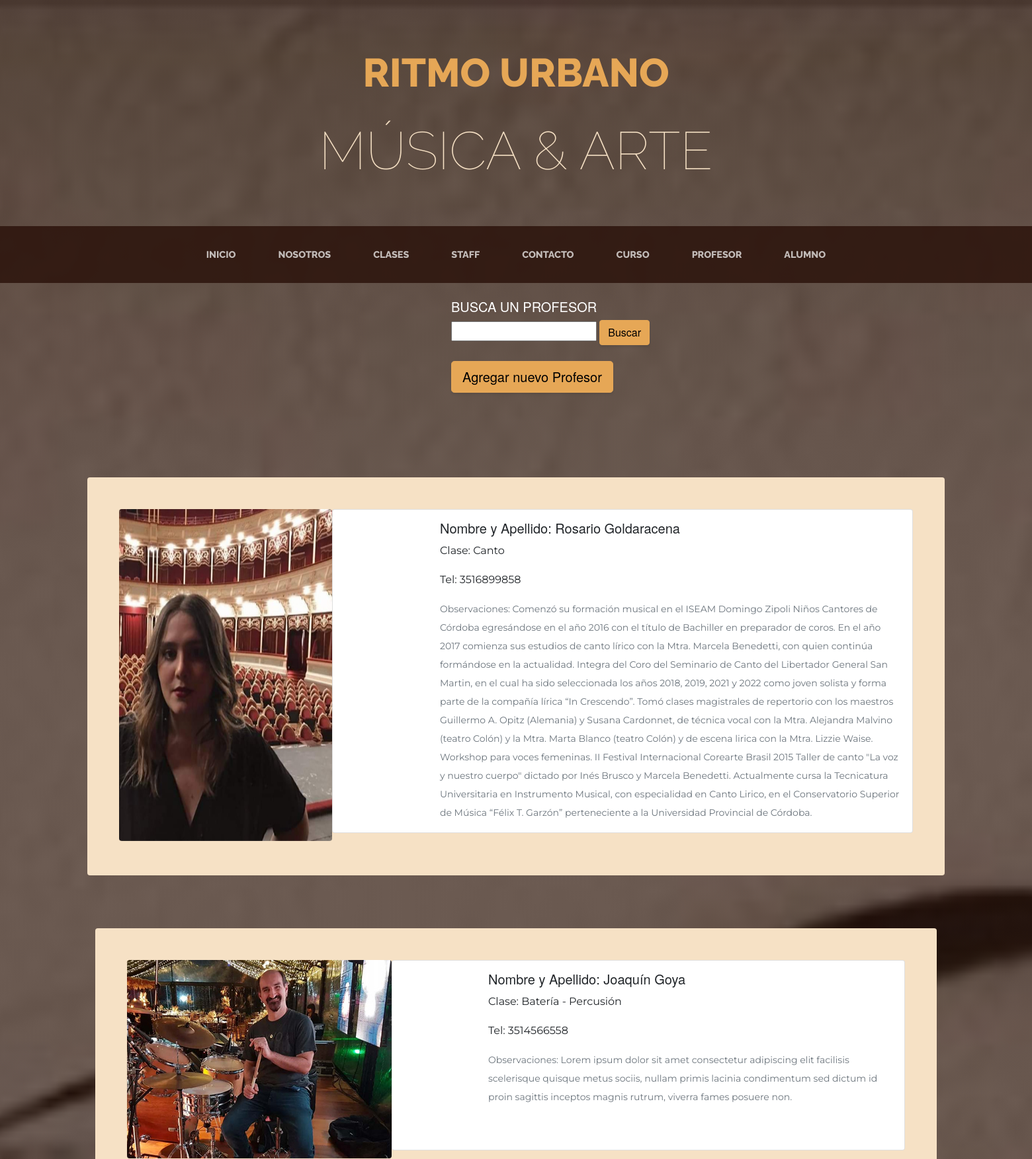
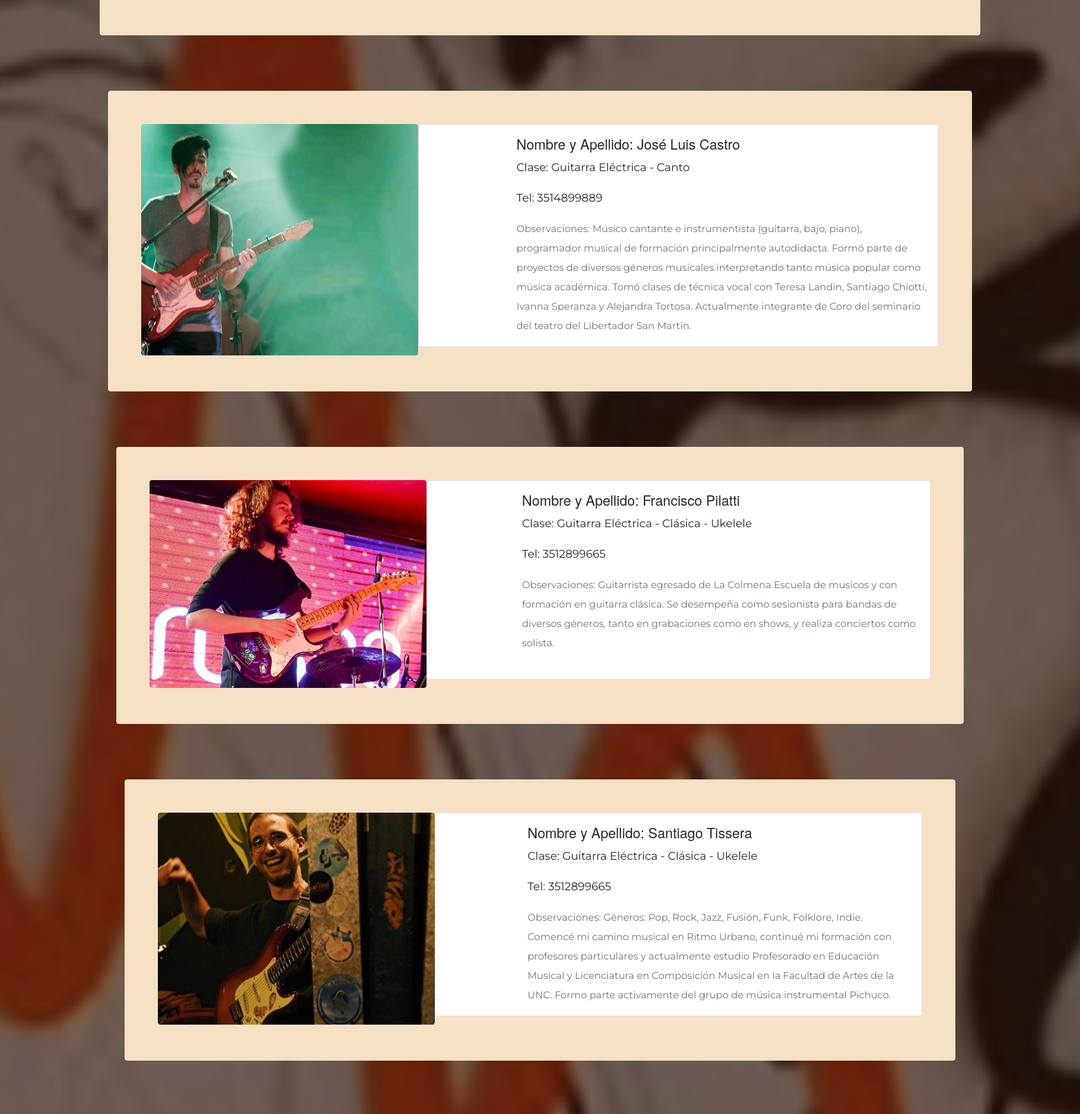
The page /profesor (signed in, upper part) on the database its author committed (2 pictures, top to bottom).
### AppRitmoUrbano/models.py (models this page shows, shortened)
class Profesor(models.Model):
    imagen = models.ImageField(upload_to='media/profesores', null=True, blank = True)
    nombre = models.CharField(max_length=40)
    apellido = models.CharField(max_length=40)
    curso = models.CharField(max_length=40)
    email = models.EmailField
    telefono = models.IntegerField()
    observaciones = models.TextField()

### AppRitmoUrbano/views.py (the view)
# urls.py: path('profesor',views.leerProfesor, name="LeerProfesor"),
def leerProfesor(request):
    profesor = Profesor.objects.all()
    contexto= {"profesor":profesor}
    return render(request, "AppRitmoUrbano/leerprofesor.html", contexto)
    return render (request,'AppRitmoUrbano/buscarCurso.html')

### AppRitmoUrbano/templates/AppRitmoUrbano/leerprofesor.html
{% extends "AppRitmoUrbano/index.html" %}
{% load static %}
{% block contenidoQueCambia %}
<br>
    <div class="content container">
        <div class="row">
            <div class="col-md-48 offset-md-5">
        <div class="col-xl-3">
            <h5 style="font-family: montserrat extrabold, helvetica neue, open sans, source Sans pro ; color: white">BUSCA UN PROFESOR</h5>
            <form action="resultadoBusqueda2" method="POST">{% csrf_token %}
                <input type="text" name="query" required>
                <input style= "font-family: montserrat extrabold, helvetica neue, open sans, source sans pro" class=" col-auto btn btn-primary btn-sg" type="submit" value="Buscar">
            </form>
        </div>
    <br>
    {% if request.user.is_authenticated %}
        <a href={% url 'ProfesorFormulario' %}><button class=" col-auto btn btn-primary btn-lg" style="font-family: montserrat extrabold, helvetica neue, open sans, source Sans pro">Agregar nuevo Profesor</button></a>
    {% else %}
        <a href={% url 'Login' %} class=" col-auto btn btn-primary btn-lg" style="color: white;">Inicia sesión para crear Profesores</a>
    {% endif %}
    </div>
        </div>
            </div>
    <br><br>
    {% for p in profesor %}
    <section class="page-section">
        <div class="container">
            <div class="product-item">
                <div class="product-item-title d-flex">
                            <div class="bg-faded p-5 d-flex ms-auto rounded">
                            <img src="{{p.imagen.url}}" class="product-item-img mx-auto d-flex rounded img-fluid mb-4 mb-lg-1" alt="...">
            <div class="card mb-3">
                <div class="row g-0">
                  <div class="col-md-2">
                  </div>
                  <div class="col-md-10">
                    <div class="card-body">
                        <h5 class="card-title" style= "font-family: montserrat semibold, helvetica neue, open sans, source sans pro">Nombre y Apellido: {{p.nombre}} {{p.apellido}}</h5>
                        <p class="card-text" style= "font-family: montserrat, helvetica neue, open sans, source sans pro">Clase: {{p.curso}}</p>
                        <p class="card-text" style= "font-family: montserrat, helvetica neue, open sans, source sans pro">Tel: {{p.telefono}}</p>
                        <p class="card-text" style= "font-family: montserrat, helvetica neue, open sans, source sans pro"><small class="text-muted">Observaciones: {{p.observaciones}}</small></p>
                    </div>
                  </div>
                </div>
            </div>
        </div>
            </div>
    <br>
    <br>
    {% endfor %}
{% endblock %}

### rows shown on the page
Profesor: imagen (picture), nombre "Rosario", apellido "Goldaracena", curso "Canto", telefono "3516899858", observaciones "Comenzó su formación musical en el ISEAM Domingo Zipoli Niños Cantores de Córdoba egresándose en el año 2016 con el título de Bachiller en preparador de coros. En el año 2017 comienza sus estudios de canto lírico con la Mtra. Marcela Benedetti, con quien continúa formándose en la actualidad. Integra del Coro del Seminario de Canto del Libertador General San Martin, en el cual ha sido seleccionada los años 2018, 2019, 2021 y 2022 como joven solista y forma parte de la compañía lírica “In Crescendo”. Tomó clases magistrales de repertorio con los maestros Guillermo A. Opitz (Alemania) y Susana Cardonnet, de técnica vocal con la Mtra. Alejandra Malvino (teatro Colón) y la Mtra. Marta Blanco…"
Profesor: imagen (picture), nombre "Joaquín", apellido "Goya", curso "Batería - Percusión", telefono "3514566558", observaciones "Lorem ipsum dolor sit amet consectetur adipiscing elit facilisis scelerisque quisque metus sociis, nullam primis lacinia condimentum sed dictum id proin sagittis inceptos magnis rutrum, viverra fames posuere non."
Profesor: imagen (picture), nombre "José Luis", apellido "Castro", curso "Guitarra Eléctrica - Canto", telefono "3514899889", observaciones "Músico cantante e instrumentista (guitarra, bajo, piano), programador musical de formación principalmente autodidacta. Formó parte de proyectos de diversos géneros musicales interpretando tanto música popular como música académica. Tomó clases de técnica vocal con Teresa Landin, Santiago Chiotti, Ivanna Speranza y Alejandra Tortosa. Actualmente integrante de Coro del seminario del teatro del Libertador San Martín."
Profesor: imagen (picture), nombre "Francisco", apellido "Pilatti", curso "Guitarra Eléctrica - Clásica - Ukelele", telefono "3512899665", observaciones "Guitarrista egresado de La Colmena Escuela de musicos y con formación en guitarra clásica. Se desempeña como sesionista para bandas de diversos géneros, tanto en grabaciones como en shows, y realiza conciertos como solista."
Profesor: imagen (picture), nombre "Santiago", apellido "Tissera", curso "Guitarra Eléctrica - Clásica - Ukelele", telefono "3512899665", observaciones "Géneros: Pop, Rock, Jazz, Fusión, Funk, Folklore, Indie. Comencé mi camino musical en Ritmo Urbano, continué mi formación con profesores particulares y actualmente estudio Profesorado en Educación Musical y Licenciatura en Composición Musical en la Facultad de Artes de la UNC. Formo parte activamente del grupo de música instrumental Pichuco."
